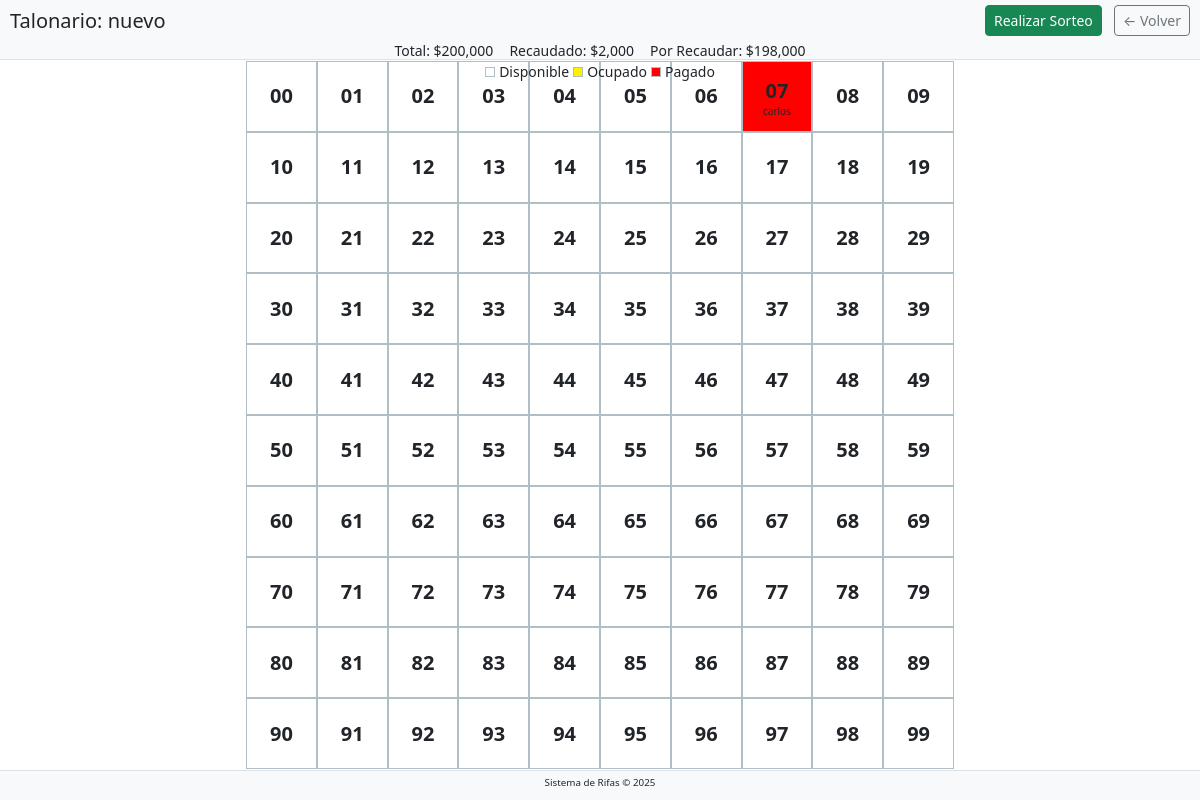
/talonario/3, run on an earlier commit of the app's database.
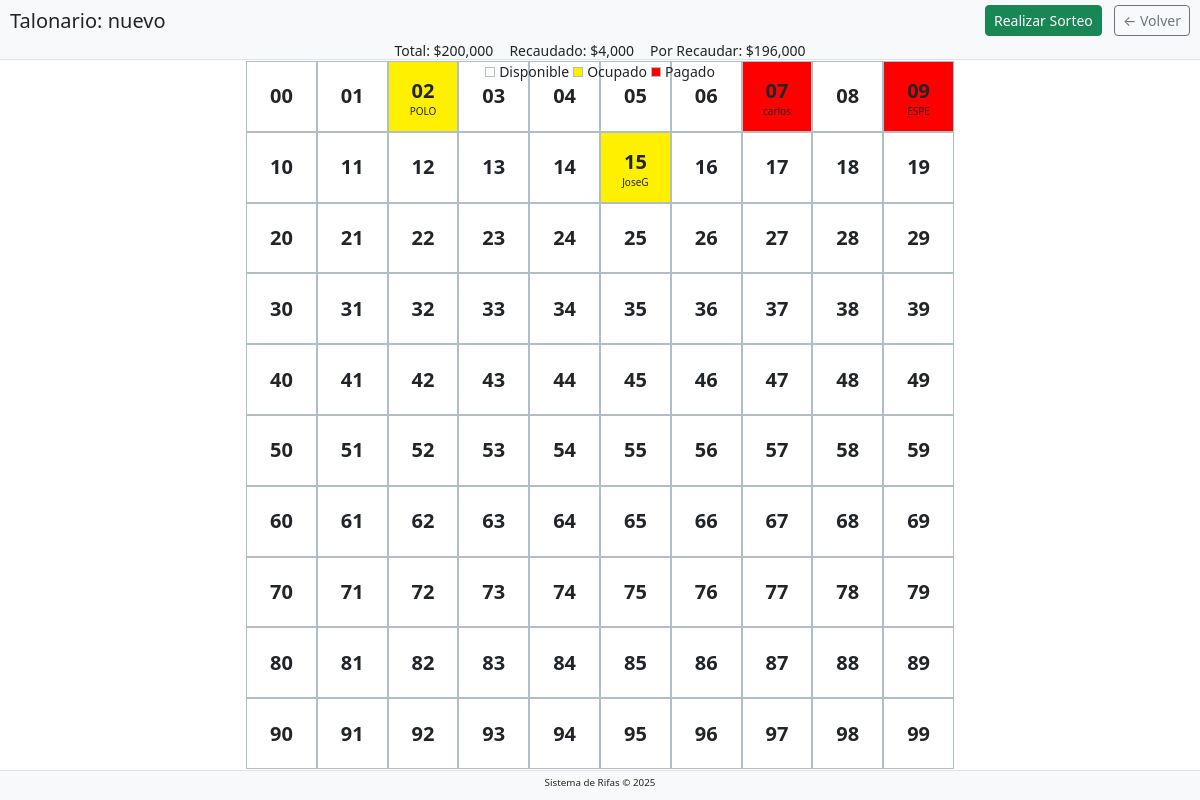
And on a later commit of the database.
### app.py (models this page shows)
class Talonario(db.Model):
    id = db.Column(db.Integer, primary_key=True)
    nombre = db.Column(db.String(100), nullable=False)
    sorteos = db.relationship('Sorteo', backref='talonario', lazy=True)

class Numero(db.Model):
    id = db.Column(db.Integer, primary_key=True)
    talonario_id = db.Column(db.Integer, db.ForeignKey('talonario.id'), nullable=False)
    numero = db.Column(db.Integer, nullable=False)
    estado = db.Column(db.String(20), default='disponible')
    nombre_persona = db.Column(db.String(100))

### app.py (the view)
@app.route('/talonario/<int:talonario_id>')
def ver_talonario(talonario_id):
    talonario = db.session.get(Talonario, talonario_id)
    if not talonario:
        return "Talonario no encontrado", 404
    stmt = select(Numero).where(Numero.talonario_id == talonario_id).order_by(Numero.numero)
    numeros = db.session.scalars(stmt).all()
    config = Configuracion.query.first()
    total_esperado = 100 * config.precio_boleta
    numeros_pagados = sum(1 for n in numeros if n.estado == 'pagado')
    recaudado = numeros_pagados * config.precio_boleta
    por_recaudar = total_esperado - recaudado
    return render_template('talonario.html',
                           talonario=talonario,
                           numeros=numeros,
                           now=datetime.now(),
                           config=config,
                           total_esperado=total_esperado,
                           recaudado=recaudado,
                           por_recaudar=por_recaudar)

### app.py (called while the page is built)
def format_currency(value):
    try:
        return "{:,.0f}".format(value)
    except:
        return str(value)

### templates/talonario.html (shortened to what this page needs)
{% extends "base.html" %}
{% block content %}
    <div class="header-section">
        <div class="d-flex justify-content-between align-items-center">
            <h1 class="h5 mb-0">Talonario: {{ talonario.nombre }}</h1>
            <div>
                <a href="{{ url_for('sorteo', talonario_id=talonario.id) }}" class="btn btn-success btn-sm me-2">
                    Realizar Sorteo
                </a>
                <a href="{{ url_for('index') }}" class="btn btn-outline-secondary btn-sm">
                    &larr; Volver
                </a>
            </div>
        </div>
        <div class="d-flex justify-content-center gap-3 mt-1">
            <div class="d-flex align-items-center">
                <span class="small">Total: ${{ total_esperado|currency }}</span>
            </div>
            <div class="d-flex align-items-center">
                <span class="small">Recaudado: ${{ recaudado|currency }}</span>
            </div>
            <div class="d-flex align-items-center">
                <span class="small">Por Recaudar: ${{ por_recaudar|currency }}</span>
            </div>
        </div>
        <div class="d-flex flex-wrap justify-content-center gap-1">
            <div class="d-flex align-items-center">
                <div class="leyenda-item disponible me-1"></div>
                <span class="small">Disponible</span>
            </div>
            <div class="d-flex align-items-center">
                <div class="leyenda-item ocupado me-1"></div>
                <span class="small">Ocupado</span>
            </div>
            <div class="d-flex align-items-center">
                <div class="leyenda-item pagado me-1"></div>
                <span class="small">Pagado</span>
            </div>
        </div>
    </div>
    <div class="content-section">
        <div class="grid-container">
            {% for numero in numeros %}
                <div class="numero-celda {{ numero.estado }}"
                     onclick="abrirModal({{ numero.id }}, '{{ numero.estado }}')">
                    <strong>{{ "%02d" % numero.numero }}</strong>
                    {% if numero.nombre_persona %}
                        <div class="nombre-persona">{{ numero.nombre_persona }}</div>
                    {% endif %}
                </div>
            {% endfor %}
        </div>
    </div>
    <div class="footer-section">
        <small>Sistema de Rifas &copy; {{ now.year }}</small>
    </div>
{% endblock %}

### templates/base.html (shortened to what this page needs)
<!DOCTYPE html>
<html lang="es">
<head>
    <link href="https://cdn.jsdelivr.net/npm/bootstrap@5.3.0/dist/css/bootstrap.min.css" rel="stylesheet">
</head>
<body>
    {% block content %}{% endblock %}
</body>
</html>

### templates/base.html (style rules this page uses)
:root { --disponible: #ffffff; --ocupado: #fff000; --pagado: #ff0000; --borde: #b0bec5; --header-height: 80px; --footer-height: 30px; }
body { overflow: hidden; height: 100vh; margin: 0; padding: 0; display: flex; flex-direction: column; }
.header-section { height: var(--header-height); padding: 5px 10px; background: #f8f9fa; border-bottom: 1px solid #dee2e6; display: flex; flex-direction: column; justify-content: space-between; position: fixed; top: 0; left: 0; right: 0; z-index: 100; }
.footer-section { height: var(--footer-height); padding: 3px 10px; background: #f8f9fa; border-top: 1px solid #dee2e6; font-size: 0.7rem; text-align: center; position: fixed; bottom: 0; left: 0; right: 0; z-index: 100; }
.content-section { flex: 1; overflow: hidden; margin-top: var(--header-height); margin-bottom: var(--footer-height); display: flex; justify-content: center; align-items: center; }
.grid-container { display: grid; grid-template-columns: repeat(10, 1fr); grid-template-rows: repeat(10, 1fr); gap: 0; width: 100%; height: 100%; max-width: 100vmin; max-height: 100vmin; padding: 1px; }
.numero-celda { display: flex; flex-direction: column; justify-content: center; align-items: center; border: 1px solid var(--borde); font-size: 2.5vmin; text-align: center; word-break: break-word; overflow: hidden; padding: 0; }
.disponible { background-color: var(--disponible); }
.ocupado { background-color: var(--ocupado); }
.pagado { background-color: var(--pagado); }
.leyenda-item { display: inline-block; width: 10px; height: 10px; margin-right: 4px; border: 1px solid var(--borde); }
@media (orientation: landscape) { :root { --header-height: 60px; } }
@media (orientation: landscape) { .grid-container { max-width: 90vh; max-height: 90vh; } }

What changed in the data, as far as the page shows it:
changed Numero: estado "disponible" → "ocupado" (drawn); nombre_persona (not shown) → "POLO"
changed Numero: estado "disponible" → "pagado" (drawn); nombre_persona (not shown) → "ESPE"
changed Numero: estado "disponible" → "ocupado" (drawn); nombre_persona (not shown) → "JoseG"
Also different on the page:
{{ recaudado|currency }}: "2,000" → "4,000"
{{ por_recaudar|currency }}: "198,000" → "196,000"
